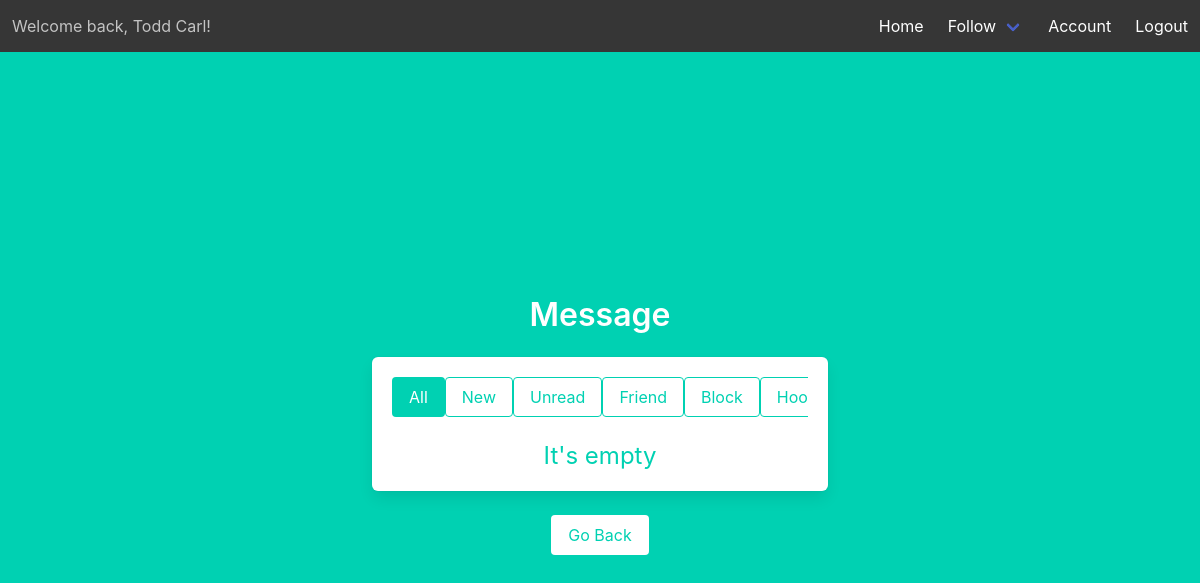
Before: /timeline (signed in) with the older database file.
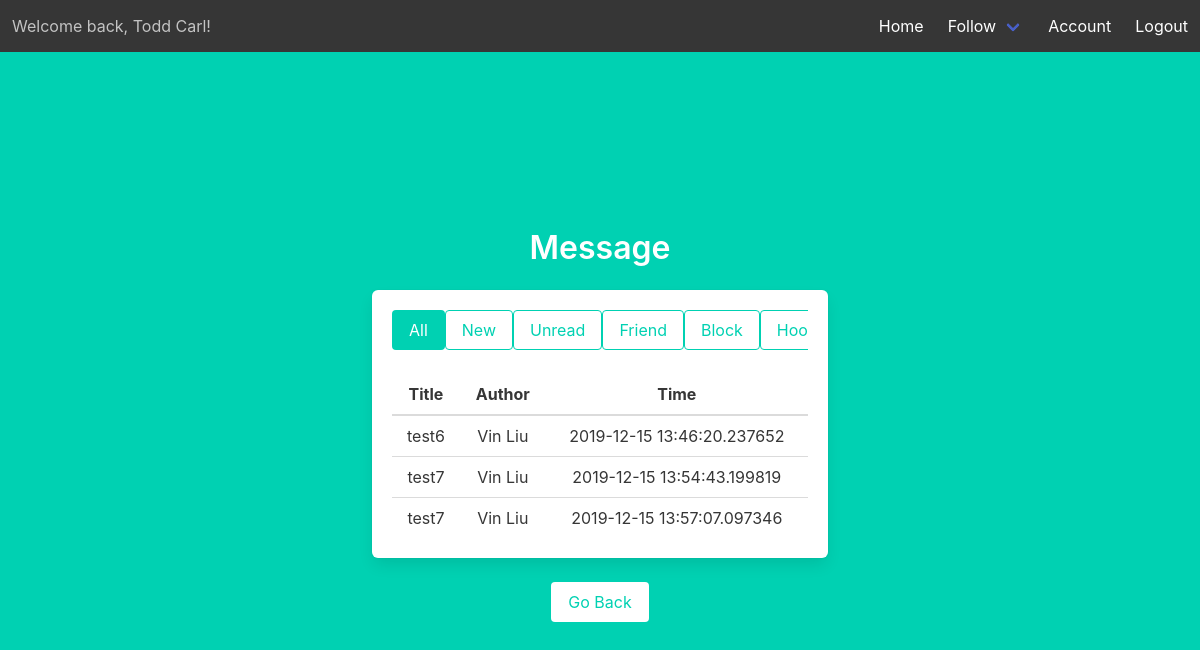
After: the same page with the newer database file.
### models.py (models this page shows)
class Users(UserMixin, db.Model):
    __tablename__ = 'Users'
    id = db.Column(db.Integer, primary_key=True)
    email = db.Column(db.String(45), unique=True, nullable=False)
    pword = db.Column(db.String(45), nullable=False)
    fname = db.Column(db.String(45), nullable=False)
    lname = db.Column(db.String(45), nullable=False)
    street_addr = db.Column(db.String(45), nullable=False)
    cid = db.Column(db.Integer, db.ForeignKey('City.id'), nullable=False)
    uprofile = db.Column(db.Text)
    photo = db.Column(db.Text)
    last_login_timestamp = db.Column(db.DateTime, default=datetime.now())

class Thread(db.Model):
    __tablename__ = 'Thread'
    uid = db.Column(db.Integer, db.ForeignKey('Users.id'),
                    nullable=False, primary_key=True)
    mid = db.Column(db.Integer, db.ForeignKey('Message.id'),
                    nullable=False, primary_key=True)
    tstatus = db.Column(db.String(45), nullable=False, default='unread')
    ttimestamp = db.Column(db.DateTime, default=datetime.now(), nullable=False)

class Message(db.Model):
    __tablename__ = 'Message'
    id = db.Column(db.Integer, primary_key=True)
    author = db.Column(db.Integer, db.ForeignKey('Users.id'), nullable=False)
    title = db.Column(db.Text, nullable=False)
    content = db.Column(db.Text, nullable=False)
    mtimestamp = db.Column(db.DateTime, default=datetime.now(), nullable=False)
    visibility = db.Column(db.String(45), nullable=False)
    receiver = db.Column(db.Integer, db.ForeignKey('Users.id'), nullable=True)
    lat = db.Column(db.Float, nullable=False)
    lng = db.Column(db.Float, nullable=False)

### timeline.py (the view, shortened to what this page needs)
@timeline.route('/timeline')
@login_required
def load_thread(scope='all', status='all'):
    print('---- parameters----')
    print(scope, status)
    thread_list = Thread.query.filter_by(uid=current_user.id).all()
    count = 0
    in_scope_thread_message_list = []
    print('---- all thread_list----')
    print(thread_list)
    if scope == 'all':
        if status == 'unread':
            for i in thread_list:
                if i.tstatus != 'unread':
                    thread_list.remove(i)
        for i in thread_list:
            message = Message.query.filter_by(id=i.mid).first()
            author = Users.query.filter_by(id=message.author).first()
            in_scope_thread_message_list.append([i, message, author])
            count += 1
        return render_template('timeline.html', message_count=count, thread_message_list=in_scope_thread_message_list)

### templates/timeline.html (shortened to what this page needs)
{% extends "base.html" %}
{% block content %}
<div class="column is-6 is-offset-3">
    <h3 class="title">Message</h3>
    <div class="box">
        <div class="tabs is-centered">
            <ul>
                <li>
                    <form method="POST" action="/timeline">
                        <input class="button is-primary" onclick="submit" type="submit" value="All">
                    </form>
                </li>
                <li>
                    <form method="POST" action="/timeline">
                        <input class="button is-primary is-outlined" onclick="submit" type="submit" value="New">
                    </form>
                </li>
                <li>
                    <form method="POST" action="/timeline">
                        <input class="button is-primary is-outlined" onclick="submit" type="submit" value="Unread">
                    </form>
                </li>
                <li>
                    <form method="POST" action="/timeline">
                        <input class="button is-primary is-outlined" onclick="submit" type="submit" value="Friend">
                    </form>
                </li>
                <li>
                    <form method="POST" action="/timeline">
                        <input class="button is-primary is-outlined" onclick="submit" type="submit" value="Block">
                    </form>
                </li>
                <li>
                    <form method="POST" action="/timeline">
                        <input class="button is-primary is-outlined" onclick="submit" type="submit" value="Hood">
                    </form>
                </li>
            </ul>
        </div>
        {% if message_count == 0 %}
        <h3 class="subtitle  is-4 has-text-primary">It's empty</h3>
        {% else %}
        <table class="table is-fullwidth">
            <thead>
                <tr>
                    <th>Title</th>
                    <th>Author</th>
                    <th>Time</th>
                </tr>
            </thead>
            <tbody>
                {% for i in thread_message_list %}
                <tr>
                    <td><a href="{{url_for('timeline.display_message', post_id=i[1].id) }}">{{ i[1].title }}</a></td>
                    <td>{{ i[2].fname }} {{ i[2].lname }}</td>
                    <td>{{ i[1].mtimestamp }}</td>
                </tr>
                {% endfor %}
            </tbody>
        </table>
        {% endif %}
    </div>
    <a class="button is-primary is-inverted" href="{{ url_for('main.index') }}">Go Back</a>
</div>
{% endblock %}

### templates/base.html (shortened to what this page needs)
<!DOCTYPE html>
<html>
<head>
    <link rel="stylesheet" href="https://cdnjs.cloudflare.com/ajax/libs/bulma/0.7.2/css/bulma.min.css" />
</head>
<body>
    <section class="hero is-primary is-fullheight">
        <div class="hero-head">
            <nav class="navbar has-background-dark" role="navigation" aria-label="main navigation">
                {% if current_user.is_authenticated %}
                <div class="navbar-start">
                    <p class="navbar-item">
                        Welcome back, {{ current_user.fname }} {{ current_user.lname }}!
                    </p>
                </div>
                {% endif %}
                <div id="navbarMenuHeroA" class="navbar-menu ">
                    <div class="navbar-end">
                        <a href="{{ url_for('main.index') }}" class="navbar-item">
                            Home
                        </a>
                        {% if current_user.is_authenticated %}
                        <div class="navbar-item has-dropdown is-hoverable has-text-white has-background-dark">
                            <a class="navbar-link has-background-dark">
                                Follow
                            </a>
                        </div>
                        {% endif %}
                        {% if current_user.is_authenticated %}
                        <a href="{{ url_for('acc.account') }}" class="navbar-item">
                            Account
                        </a>
                        {% endif %}
                        {% if current_user.is_authenticated %}
                        <a href="{{ url_for('auth.logout') }}" class="navbar-item">
                            Logout
                        </a>
                        {% endif %}
                    </div>
                </div>
            </nav>
        </div>
        <div class="hero-body">
            <div class="container has-text-centered">
                {% block content %}
                {% endblock %}
            </div>
        </div>
    </section>
</body>
</html>

Changed rows visible on the page:
added Thread: title "test6", fname "Vin", lname "Liu", mtimestamp "2019-12-15 13:46:20.237652"
added Thread: title "test7", fname "Vin", lname "Liu", mtimestamp "2019-12-15 13:54:43.199819"
added Thread: title "test7", fname "Vin", lname "Liu", mtimestamp "2019-12-15 13:57:07.097346"
Other visible differences:
text no longer shown: "It's empty"
text now shown: "Title Author Time"
